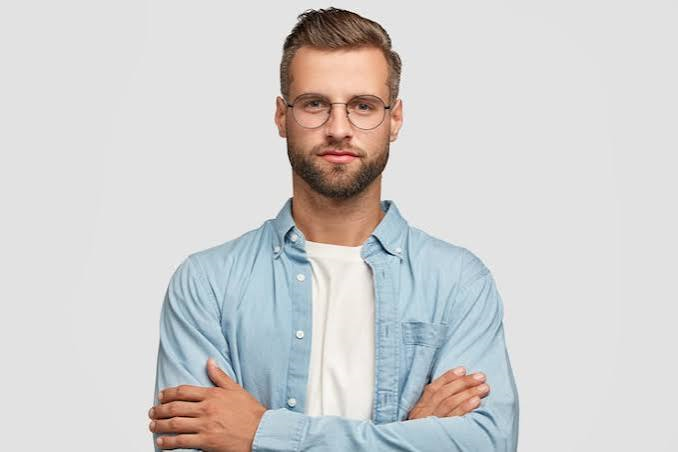
#> input picture Day19/Image Transformation Scripts/img.png, 678 x 452 px
$ python Translate_Image.py
#> lines starting #> are read from the running program, lines starting #| are printed output that depends on the picture
# This program shows how to translate images horizontally and Vertically


import cv2
import numpy as np

img = cv2.imread(r"img.png")
#> img is the input picture: shape (452, 678, 3); mean B, G, R 208.1, 208.6, 209.8

rows, cols = img.shape[:2]
#> rows = 452; cols = 678

# Move Right = 100 pixels, Down = 50 pixels

matrix = np.float32([[1, 0, 100],
                     [0, 1, 50]])

translated = cv2.warpAffine(img, matrix, (cols, rows))
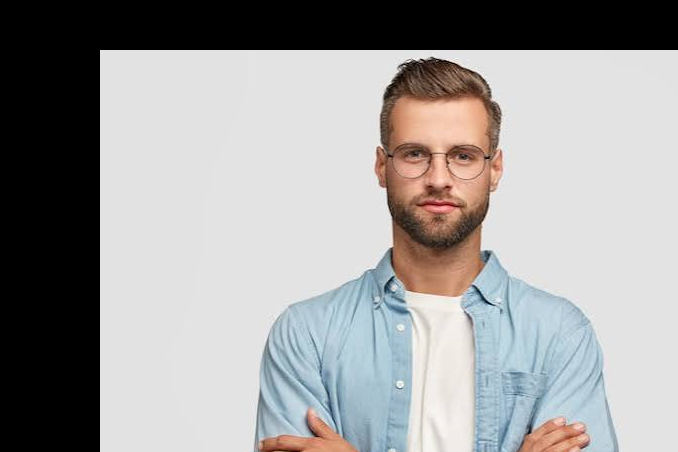
#> translated: shape (452, 678, 3); mean B, G, R 156.9, 157.3, 158.2

cv2.imshow("Original", img)
cv2.imshow("Translated", translated)

cv2.waitKey(0)
cv2.destroyAllWindows()
